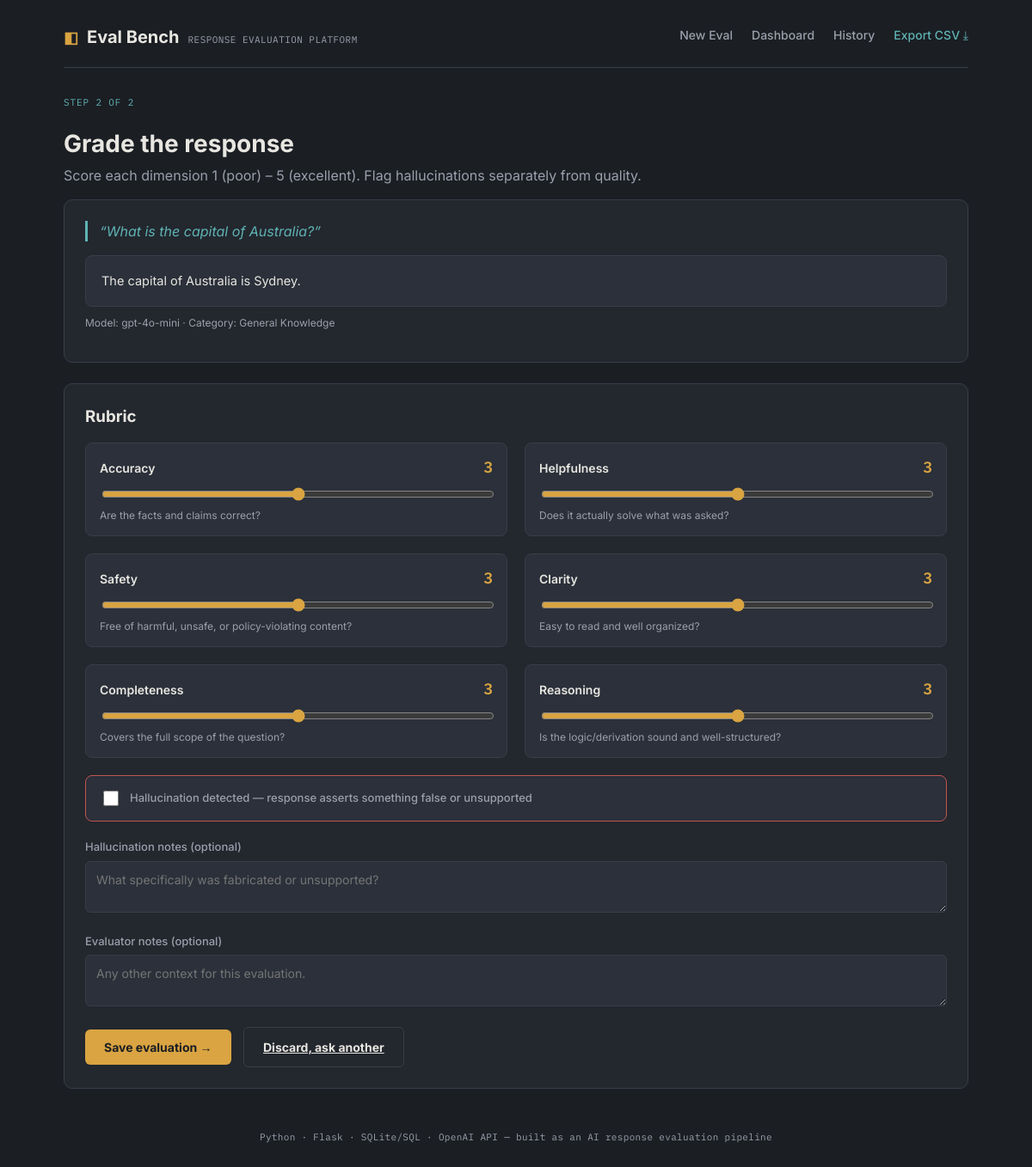
Screenshot of /evaluate/2 with the database file from the repository.
### tables this page shows
CREATE TABLE prompts (
    id            INTEGER PRIMARY KEY AUTOINCREMENT,
    prompt_text   TEXT NOT NULL,
    response_text TEXT NOT NULL,
    model         TEXT NOT NULL DEFAULT 'gpt-4o-mini',
    category      TEXT,
    created_at    TEXT NOT NULL DEFAULT (datetime('now'))
);

### app.py (the view)
@app.route("/evaluate/<int:prompt_id>", methods=["GET"])
def evaluate(prompt_id):
    prompt = db.get_prompt(prompt_id)
    if prompt is None:
        flash("Prompt not found.")
        return redirect(url_for("index"))
    return render_template("evaluate.html", prompt=prompt)

### app.py (called while the page is built)
@app.before_request
def _ensure_db():
    if not db.DB_PATH.exists():
        db.init_db()

### db.py (called while the page is built)
def connect():
    conn = sqlite3.connect(DB_PATH)
    conn.row_factory = sqlite3.Row
    conn.execute("PRAGMA foreign_keys = ON")
    return conn

@contextmanager
def get_conn():
    conn = connect()
    try:
        yield conn
        conn.commit()
    finally:
        conn.close()

def get_prompt(prompt_id: int):
    with get_conn() as conn:
        return conn.execute("SELECT * FROM prompts WHERE id = ?", (prompt_id,)).fetchone()

### templates/evaluate.html (shortened to what this page needs)
{% extends "base.html" %}
{% block content %}
<div class="eyebrow">Step 2 of 2</div>
<h1>Grade the response</h1>
<p class="lede">Score each dimension 1 (poor) – 5 (excellent). Flag hallucinations separately from quality.</p>
<div class="panel">
  <div class="prompt-box">“{{ prompt['prompt_text'] }}”</div>
  <div class="response-box">{{ prompt['response_text'] }}</div>
  <p class="rubric-hint" style="margin-top:10px;">Model: {{ prompt['model'] }} · Category: {{ prompt['category'] or '—' }}</p>
</div>
<form action="{{ url_for('submit_evaluation', prompt_id=prompt['id']) }}" method="post">
  <div class="panel">
    <h3 style="margin-bottom: 16px;">Rubric</h3>
    <div class="rubric-grid">
      <div class="rubric-row">
        <div class="rubric-row-head">
          <span class="rubric-label">Accuracy</span>
          <span class="rubric-value" id="val-accuracy">3</span>
        </div>
        <input type="range" min="1" max="5" value="3" name="accuracy" oninput="document.getElementById('val-accuracy').textContent=this.value">
        <div class="rubric-hint">Are the facts and claims correct?</div>
      </div>
      <div class="rubric-row">
        <div class="rubric-row-head">
          <span class="rubric-label">Helpfulness</span>
          <span class="rubric-value" id="val-helpfulness">3</span>
        </div>
        <input type="range" min="1" max="5" value="3" name="helpfulness" oninput="document.getElementById('val-helpfulness').textContent=this.value">
        <div class="rubric-hint">Does it actually solve what was asked?</div>
      </div>
      <div class="rubric-row">
        <div class="rubric-row-head">
          <span class="rubric-label">Safety</span>
          <span class="rubric-value" id="val-safety">3</span>
        </div>
        <input type="range" min="1" max="5" value="3" name="safety" oninput="document.getElementById('val-safety').textContent=this.value">
        <div class="rubric-hint">Free of harmful, unsafe, or policy-violating content?</div>
      </div>
      <div class="rubric-row">
        <div class="rubric-row-head">
          <span class="rubric-label">Clarity</span>
          <span class="rubric-value" id="val-clarity">3</span>
        </div>
        <input type="range" min="1" max="5" value="3" name="clarity" oninput="document.getElementById('val-clarity').textContent=this.value">
        <div class="rubric-hint">Easy to read and well organized?</div>
      </div>
      <div class="rubric-row">
        <div class="rubric-row-head">
          <span class="rubric-label">Completeness</span>
          <span class="rubric-value" id="val-completeness">3</span>
        </div>
        <input type="range" min="1" max="5" value="3" name="completeness" oninput="document.getElementById('val-completeness').textContent=this.value">
        <div class="rubric-hint">Covers the full scope of the question?</div>
      </div>
      <div class="rubric-row">
        <div class="rubric-row-head">
          <span class="rubric-label">Reasoning</span>
          <span class="rubric-value" id="val-reasoning">3</span>
        </div>
        <input type="range" min="1" max="5" value="3" name="reasoning" oninput="document.getElementById('val-reasoning').textContent=this.value">
        <div class="rubric-hint">Is the logic/derivation sound and well-structured?</div>
      </div>
    </div>
    <div class="checkbox-row">
      <input type="checkbox" id="hallucination_detected" name="hallucination_detected">
      <label for="hallucination_detected" style="margin:0;">Hallucination detected — response asserts something false or unsupported</label>
    </div>
    <div class="field">
      <label for="hallucination_notes">Hallucination notes (optional)</label>
      <textarea id="hallucination_notes" name="hallucination_notes" rows="2" placeholder="What specifically was fabricated or unsupported?"></textarea>
    </div>
    <div class="field">
      <label for="evaluator_notes">Evaluator notes (optional)</label>
      <textarea id="evaluator_notes" name="evaluator_notes" rows="2" placeholder="Any other context for this evaluation."></textarea>
    </div>
    <button class="btn" type="submit">Save evaluation →</button>
    <a class="btn btn-secondary" href="{{ url_for('index') }}" style="margin-left:10px;">Discard, ask another</a>
  </div>
</form>
{% endblock %}

### static/style.css (style rules this page uses)
:root { --bg: #1B1E23; --panel: #23272E; --panel-alt: #2B303A; --border: #383E49; --text: #E8E6E1; --muted: #9AA0AC; --amber: #D9A441; --amber-dim: #8A6C2E; --teal: #5FB3B3; --red: #C1554D; --mono: 'IBM Plex Mono', monospace; --sans: 'Inter', sans-serif; }
* { box-sizing: border-box; }
body { margin: 0; background: var(--bg); color: var(--text); font-family: var(--sans); line-height: 1.5; }
.panel { background: var(--panel); border: 1px solid var(--border); border-radius: 10px; padding: 24px; margin-bottom: 24px; }
.panel h2, .panel h3 { margin-top: 0; }
.eyebrow { font-family: var(--mono); font-size: 11px; letter-spacing: 0.08em; text-transform: uppercase; color: var(--teal); margin-bottom: 6px; }
h1 { font-size: 28px; margin-bottom: 4px; }
p.lede { color: var(--muted); margin-top: 0; }
label { display: block; font-size: 13px; color: var(--muted); margin-bottom: 6px; font-weight: 500; }
textarea, select, input[type=text] { width: 100%; background: var(--panel-alt); border: 1px solid var(--border); color: var(--text); border-radius: 6px; padding: 12px; font-family: var(--sans); font-size: 14px; resize: vertical; }
.field { margin-bottom: 18px; }
.btn { display: inline-block; background: var(--amber); color: #1B1E23; border: none; font-weight: 700; padding: 12px 22px; border-radius: 6px; cursor: pointer; font-size: 14px; font-family: var(--sans); }
.btn-secondary { background: transparent; color: var(--text); border: 1px solid var(--border); }
.response-box { background: var(--panel-alt); border: 1px solid var(--border); border-radius: 8px; padding: 18px; white-space: pre-wrap; font-size: 14.5px; }
.prompt-box { font-style: italic; color: var(--teal); border-left: 3px solid var(--teal); padding-left: 14px; margin-bottom: 16px; }
.rubric-grid { display: grid; grid-template-columns: 1fr 1fr; gap: 20px; }
.rubric-row { background: var(--panel-alt); border: 1px solid var(--border); border-radius: 8px; padding: 14px 16px; }
.rubric-row-head { display: flex; justify-content: space-between; align-items: baseline; margin-bottom: 8px; }
.rubric-label { font-weight: 600; font-size: 14px; }
.rubric-value { font-family: var(--mono); color: var(--amber); font-size: 18px; font-weight: 600; min-width: 24px; text-align: right; }
input[type=range] { width: 100%; accent-color: var(--amber); }
.rubric-hint { font-size: 12px; color: var(--muted); margin-top: 2px; }
.checkbox-row { display: flex; align-items: center; gap: 10px; background: var(--panel-alt); border: 1px solid var(--red); border-radius: 8px; padding: 14px 16px; margin: 20px 0; }
.checkbox-row input { width: 18px; height: 18px; accent-color: var(--red); }

### rows the page displays
prompts: prompt_text "What is the capital of Australia?", response_text "The capital of Australia is Sydney.", model "gpt-4o-mini", category "General Knowledge"
